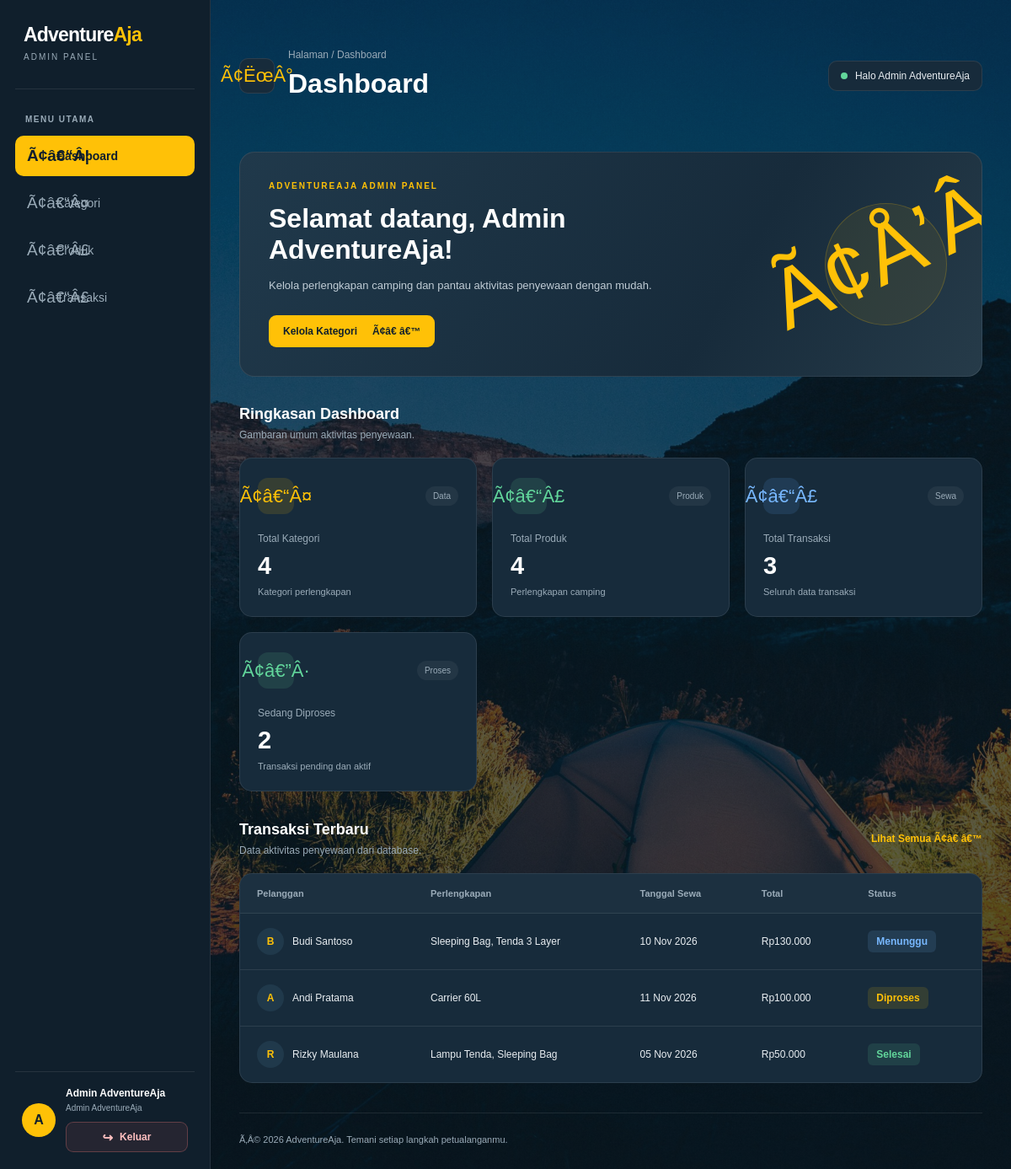
/admin.php (signed in), run on the app's committed database.
### tables this page shows
CREATE TABLE `transactions` (
  `id` int NOT NULL,
  `user_id` int NOT NULL,
  `transaction_code` varchar(30) NOT NULL,
  `rental_start_date` date NOT NULL,
  `rental_end_date` date NOT NULL,
  `total_amount` decimal(12,2) NOT NULL,
  `status` enum('pending','active','completed','cancelled') DEFAULT 'pending',
  `created_at` timestamp NULL DEFAULT CURRENT_TIMESTAMP
);

CREATE TABLE `users` (
  `id` int NOT NULL,
  `name` varchar(100) NOT NULL,
  `email` varchar(100) NOT NULL,
  `password` varchar(255) NOT NULL,
  `phone` varchar(20) DEFAULT NULL,
  `address` text,
  `role` enum('user','admin') DEFAULT 'user',
  `created_at` timestamp NULL DEFAULT CURRENT_TIMESTAMP
);

### admin.php (called while the page is built)
<?php
require __DIR__ . '/pages/admin/admin.php';

### includes/auth.php (called while the page is built, shortened)
<?php
function e($value): string
{
    return htmlspecialchars((string) $value, ENT_QUOTES, 'UTF-8');
}
?>

### pages/admin/admin.php (the view, shortened to what this page needs)
<?php
require_once APP_ROOT . '/includes/auth.php';
require_once APP_ROOT . '/config/koneksi.php';
$resultCategories = mysqli_query(
    $conn,
    "SELECT COUNT(*) AS total FROM categories"
);
$totalCategories = (int) mysqli_fetch_assoc($resultCategories)['total'];
$resultProducts = mysqli_query(
    $conn,
    "SELECT COUNT(*) AS total FROM products"
);
$totalProducts = (int) mysqli_fetch_assoc($resultProducts)['total'];
$resultTransactions = mysqli_query(
    $conn,
    "SELECT COUNT(*) AS total FROM transactions"
);
$totalTransactions = (int) mysqli_fetch_assoc($resultTransactions)['total'];
$resultProcess = mysqli_query(
    $conn,
    "SELECT COUNT(*) AS total
     FROM transactions
     WHERE status IN ('pending', 'active')"
);
$totalProcess = (int) mysqli_fetch_assoc($resultProcess)['total'];
$sqlLatest = "
    SELECT
        t.id,
        t.transaction_code,
        t.rental_start_date,
        t.total_amount,
        t.status,
        u.name AS customer_name,
        GROUP_CONCAT(
            DISTINCT p.name
            ORDER BY p.name
            SEPARATOR ', '
        ) AS product_names
    FROM transactions t
    LEFT JOIN users u ON t.user_id = u.id
    LEFT JOIN transaction_details td
        ON t.id = td.transaction_id
    LEFT JOIN products p
        ON td.product_id = p.id
    GROUP BY
        t.id,
        t.transaction_code,
        t.rental_start_date,
        t.total_amount,
        t.status,
        u.name
    ORDER BY t.created_at DESC
    LIMIT 5
";
$resultLatest = mysqli_query($conn, $sqlLatest);
?>
<!DOCTYPE html>
<html lang="id">
<head>
    <link rel="stylesheet" href="css/admin.css?v=<?= filemtime(APP_ROOT . '/css/admin.css') ?>">
</head>
<body>
<div class="dashboard">
    <aside class="sidebar" id="sidebar">
        <div class="sidebar-logo">
            <h2>Adventure<span>Aja</span></h2>
            <p>ADMIN PANEL</p>
        </div>
        <nav class="sidebar-nav">
            <p class="menu-label">MENU UTAMA</p>
            <a href="admin.php" class="nav-link active">
                <span class="nav-icon">Ã¢â€“Â¦</span>
                <span>Dashboard</span>
            </a>
            <a href="categories.php" class="nav-link">
                <span class="nav-icon">Ã¢â€“Â¤</span>
                <span>Kategori</span>
            </a>
            <a href="products.php" class="nav-link">
                <span class="nav-icon">Ã¢â€“Â£</span>
                <span>Produk</span>
            </a>
            <a href="transaction.php" class="nav-link">
                <span class="nav-icon">Ã¢â€“Â£</span>
                <span>Transaksi</span>
            </a>
        </nav>
        <div class="sidebar-bottom">
            <div class="admin-avatar">A</div>
            <div class="admin-info">
                <h4><?= e($_SESSION['user']['name'] ?? 'Administrator') ?></h4>
                <p>Admin AdventureAja</p>
                <a href="logout.php" class="admin-logout">Keluar</a>
            </div>
        </div>
    </aside>
    <main class="main-content">
        <header class="topbar">
            <div class="topbar-left">
                <button
                    type="button"
                    class="sidebar-toggle"
                    id="sidebarToggle"
                    aria-label="Buka atau tutup sidebar"
                    aria-controls="sidebar"
                    aria-expanded="true">
                    Ã¢ËœÂ°
                </button>
                <div class="page-heading">
                    <p class="breadcrumb">Halaman / Dashboard</p>
                    <h1>Dashboard</h1>
                </div>
            </div>
            <div class="topbar-info">
                <div class="status-indicator"></div>
                <span>Halo <?= e($_SESSION['user']['name'] ?? 'Admin') ?></span>
            </div>
        </header>
        <section class="welcome-section">
            <div class="welcome-text">
                <p class="eyebrow">ADVENTUREAJA ADMIN PANEL</p>
                <h2>
                    Selamat datang,
                    <?= e($_SESSION['user']['name'] ?? 'Admin') ?>!
                </h2>
                <p>
                    Kelola perlengkapan camping dan pantau
                    aktivitas penyewaan dengan mudah.
                </p>
                <a href="categories.php" class="primary-button">
                    Kelola Kategori
                    <span>Ã¢â€ â€™</span>
                </a>
            </div>
            <div class="welcome-decoration" aria-hidden="true">
                <span class="decoration-circle"></span>
                <span class="decoration-icon">Ã¢Å’Â</span>
            </div>
        </section>
        <section class="statistics-section">
            <div class="section-heading">
                <div>
                    <h2>Ringkasan Dashboard</h2>
                    <p>Gambaran umum aktivitas penyewaan.</p>
                </div>
            </div>
            <div class="statistics-grid">
                <article class="stat-card">
                    <div class="stat-card-top">
                        <div class="stat-icon yellow-icon">Ã¢â€“Â¤</div>
                        <span class="stat-tag">Data</span>
                    </div>
                    <p class="stat-label">Total Kategori</p>
                    <h3><?= $totalCategories ?></h3>
                    <p class="stat-description">
                        Kategori perlengkapan
                    </p>
                </article>
                <article class="stat-card">
                    <div class="stat-card-top">
                        <div class="stat-icon green-icon">Ã¢â€“Â£</div>
                        <span class="stat-tag">Produk</span>
                    </div>
                    <p class="stat-label">Total Produk</p>
                    <h3><?= $totalProducts ?></h3>
                    <p class="stat-description">
                        Perlengkapan camping
                    </p>
                </article>
                <article class="stat-card">
                    <div class="stat-card-top">
                        <div class="stat-icon blue-icon">Ã¢â€“Â£</div>
                        <span class="stat-tag">Sewa</span>
                    </div>
                    <p class="stat-label">Total Transaksi</p>
                    <h3><?= $totalTransactions ?></h3>
                    <p class="stat-description">
                        Seluruh data transaksi
                    </p>
                </article>
                <article class="stat-card">
                    <div class="stat-card-top">
                        <div class="stat-icon green-icon">Ã¢â€”Â·</div>
                        <span class="stat-tag">Proses</span>
                    </div>
                    <p class="stat-label">Sedang Diproses</p>
                    <h3><?= $totalProcess ?></h3>
                    <p class="stat-description">
                        Transaksi pending dan aktif
                    </p>
                </article>
            </div>
        </section>
        <section class="transactions-section">
            <div class="section-heading">
                <div>
                    <h2>Transaksi Terbaru</h2>
                    <p>Data aktivitas penyewaan dari database.</p>
                </div>
                <a href="transaction.php" class="text-link">
                    Lihat Semua Ã¢â€ â€™
                </a>
            </div>
            <div class="table-container">
                <table class="transaction-table">
                    <thead>
                        <tr>
                            <th>Pelanggan</th>
                            <th>Perlengkapan</th>
                            <th>Tanggal Sewa</th>
                            <th>Total</th>
                            <th>Status</th>
                        </tr>
                    </thead>
                    <tbody>
                    <?php if (mysqli_num_rows($resultLatest) === 0): ?>
                        <tr>
                            <td colspan="5">
                                Belum ada transaksi.
                            </td>
                        </tr>
                    <?php else: ?>
                        <?php while ($transaction = mysqli_fetch_assoc($resultLatest)): ?>
                            <?php
                            $statusLabels = [
                                'pending' => 'Menunggu',
                                'active' => 'Diproses',
                                'completed' => 'Selesai',
                                'cancelled' => 'Dibatalkan'
                            ];
                            $statusClasses = [
                                'pending' => 'status-pending',
                                'active' => 'status-process',
                                'completed' => 'status-complete',
                                'cancelled' => 'status-pending'
                            ];
                            $status = $transaction['status'];
                            ?>
                            <tr>
                                <td>
                                    <div class="customer-cell">
                                        <div class="customer-avatar">
                                            <?= e(
                                                mb_strtoupper(
                                                    mb_substr(
                                                        $transaction['customer_name'] ?? 'U',
                                                        0,
                                                        1
                                                    )
                                                )
                                            ) ?>
                                        </div>
                                        <span>
                                            <?= e($transaction['customer_name'] ?? 'Pelanggan') ?>
                                        </span>
                                    </div>
                                </td>
                                <td>
                                    <?= e($transaction['product_names'] ?? '-') ?>
                                </td>
                                <td>
                                    <?= date(
                                        'd M Y',
                                        strtotime($transaction['rental_start_date'])
                                    ) ?>
                                </td>
                                <td>
                                    Rp<?= number_format(
                                        (float)$transaction['total_amount'],
                                        0,
                                        ',',
                                        '.'
                                    ) ?>
                                </td>
                                <td>
                                    <span class="status-badge <?= e(
                                        $statusClasses[$status] ?? 'status-pending'
                                    ) ?>">
                                        <?= e($statusLabels[$status] ?? $status) ?>
                                    </span>
                                </td>
                            </tr>
                        <?php endwhile; ?>
                    <?php endif; ?>
                    </tbody>
                </table>
            </div>
        </section>
        <footer class="dashboard-footer">
            <p>
                Ã‚Â© 2026 AdventureAja.
                Temani setiap langkah petualanganmu.
            </p>
        </footer>
    </main>
</div>
</body>
</html>

### data on the page
transactions: user.name "B", user.name "Budi Santoso", product_names "Sleeping Bag, Tenda 3 Layer", rental_start_date "10 Nov 2026", total_amount "130.000", status "Menunggu"
transactions: user.name "A", user.name "Andi Pratama", product_names "Carrier 60L", rental_start_date "11 Nov 2026", total_amount "100.000", status "Diproses"
transactions: user.name "R", user.name "Rizky Maulana", product_names "Lampu Tenda, Sleeping Bag", rental_start_date "05 Nov 2026", total_amount "50.000", status "Selesai"

### other printed values
$_SESSION['user']['name'] "Admin AdventureAja"
$totalCategories "4"
$totalProducts "4"
$totalTransactions "3"
$totalProcess "2"
